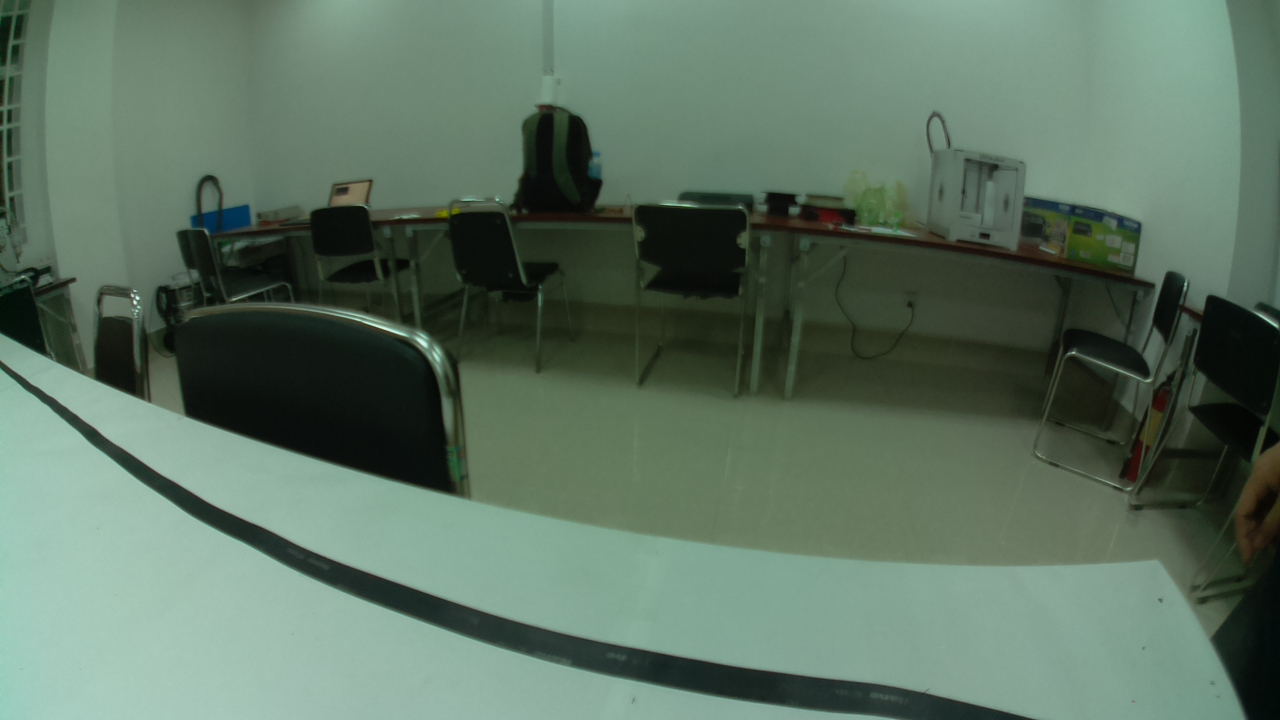
#> input picture TestingImage/Image3.jpg, 1280 x 720 px
$ jupyter execute --allow-errors DemonOnEdgeFinderV4.ipynb   (shell and % lines are left out)
#> lines starting #> are read from the running program, lines starting #| are printed output that depends on the picture
### ImageFrame.py
import numpy as np
import pickle as pk
import math

class Frame:
    """get the coordinate to the lines based on the angle, width and hight provided
    """
    def __init__(self, width, height, angle):
            self.width = width
            self.height = height
            self.angle = angle
            try:
                #if there is a file for that frame, then we don't need to calculate the frame again
                self.fline = self.deSerialize().fline
            except:
                #if file is not found (That what the exception are for), then we calculate using get_frame_coordinate method for the angle
                print('Calculating Frame ...')
                self.fline = {}
                i = 1
                while angle*i < 50: #maximum value of angle
                    tempRight,tempLeft = self.get_frame_coordinate(width=self.width,h=self.height,theta=angle*i)
                    self.fline[str(2*i-1)] = tempRight #saving the temp right to 1,3,5,7 ...
                    self.fline[str(2*i)] = tempLeft    #saving the temp left to  2,4,6,8 ...
                    i = i+1
                self.serialize()
                print('Done!')

    def get_frame_coordinate(self,width,h,theta):
        height = int(h/2) #using the height/2 to mask the top half of the image
        print('angle = '+str(theta)+', width='+str(width)+', height'+str(height))
        tan = math.tan(math.radians(theta))         #calcuate the tan value of that angle
        lr = np.zeros([int(width/2),2])
        lr[0]=[int(width/2)-1,h-1]  #init the first point of the right line ex (640/2) and (720-1)
        ll = np.zeros([int(width/2),2])
        ll[0] =[int(width/2)-1,h-1]   #init the first point of the left line ex same as above

        for iter in range(1,int(width/2)):      #looping the horizontal axis starting from 1
            for jter in range(1,height):        #looping the vertical axis starting from 1
                test = np.abs([tan-jter/iter])  #calculte the error between tangen and the actual value
                if test[0]<0.01:                #if the error is small push that values of right line and left line
                    lr[iter] = [int(width/2+iter-1),int(h/2+height-jter+1-1)]
                    ll[iter] = [int(width/2-iter-1),int(h/2+height-jter+1-1)]
                    break
                elif jter==height-1:                           #else the last value will be used
                    if lr[iter-1][1] > h/2+2:
                        lr[iter] = [int(width/2+iter-1),lr[iter-1][1]]
                        ll[iter] = [int(width/2-iter-1),ll[iter-1][1]]
                    break

        return lr,ll


   # this function is use the get data from the image and return data masked by the frame
   # for function with numba jit, this function is depricated.
    # [8 lines left out: function get_data, not called in this run]


    #save lines_frame to Pkl as 'frame.pkl'
    def serialize(self):
        with open(('Frame/'+str(self.width)+'x'+str(self.height)+'_'+str(self.angle)+'frame.pkl'), 'wb') as f:
            pk.dump(self, f)

    def deSerialize(self):
        with open(('Frame/'+str(self.width)+'x'+str(self.height)+'_'+str(self.angle)+'frame.pkl'), 'rb') as f:
            print('load CVS file successfully')
            return pk.load(f)


### DemonOnEdgeFinderV4.ipynb
[cell 1]
import numpy as np
from PIL import Image
from ImageFrame import Frame
from EdgeFinderV4 import BoundaryDetector as BD2
import timeit
import cv2 as cv
import matplotlib.pylab as plt
from concurrent.futures import ThreadPoolExecutor

[cell 2]
img = np.array(Image.open("TestingImage/Image3.jpg"))
#> img is the input picture: shape (720, 1280, 3); mean R, G, B 92.7, 114.5, 97.9
img1 =Image.open("TestingImage/Image3.jpg")
frame1 = Frame(1280,720,10)

[cell 3]
kernal = np.array([-1,-1,0,1,1])
steps = 0
T_hold = 21
point =np.empty([0])
def sim_many_img(i):
#> called with i = 0
    img = np.array(Image.open("TestingImage/Image"+str(i)+".jpg"))
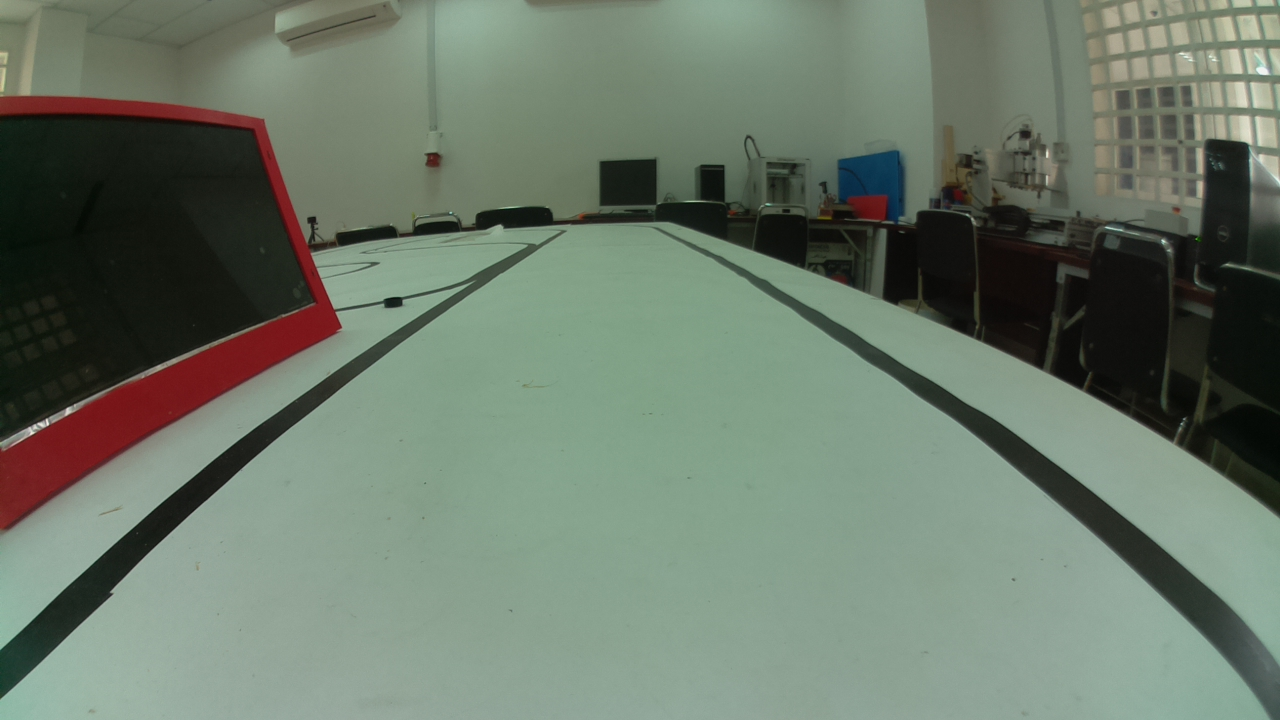
#> input picture TestingImage/Image0.jpg, 1280 x 720 px
#> img is the input picture: shape (720, 1280, 3); mean R, G, B 107.5, 120.9, 105.9
    t1=timeit.default_timer()
    _ = BD2(img,kernal,frame1,steps,T_hold)
    t2=timeit.default_timer()
    print(f'runtime image#{i} = {t2-t1}')

[cell 4]
from concurrent.futures import ThreadPoolExecutor
with ThreadPoolExecutor(8) as ex:
    ex.map(sim_many_img,range(100))
#> call 2 of sim_many_img, with i = 1
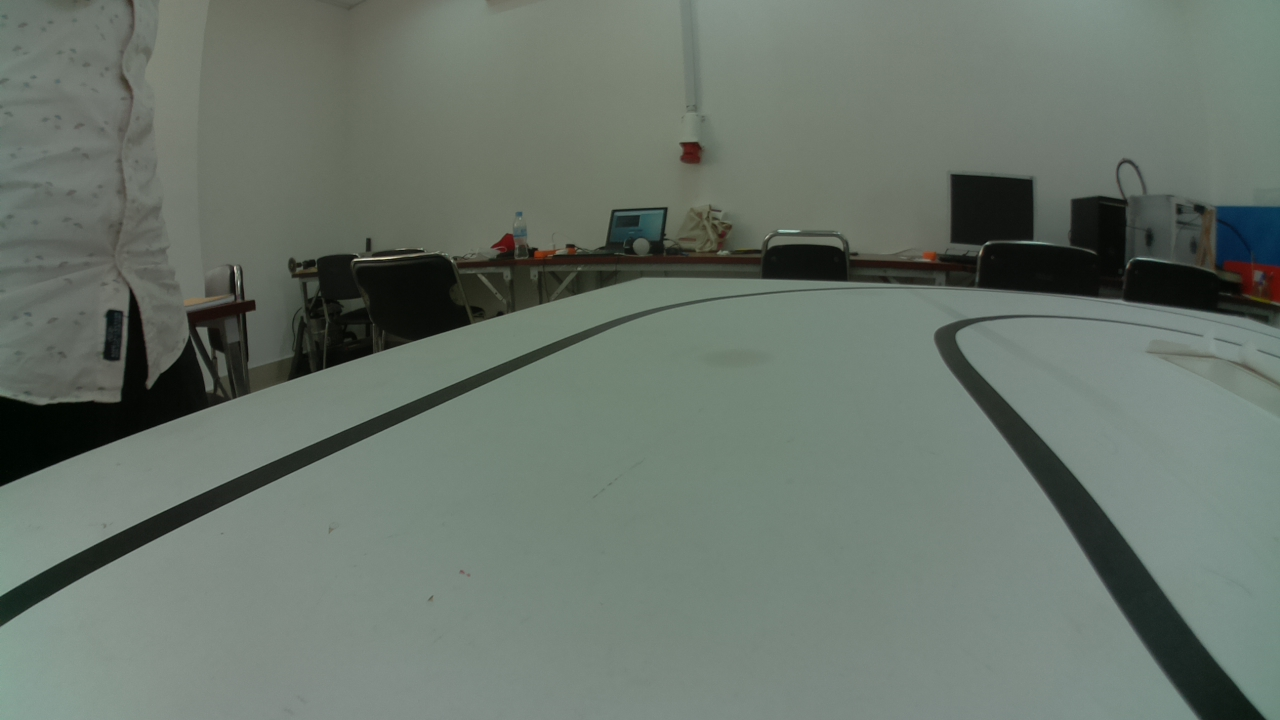
#> input picture TestingImage/Image1.jpg, 1280 x 720 px
#> in sim_many_img, img is the input picture: shape (720, 1280, 3); mean R, G, B 105.1, 116.1, 106.5
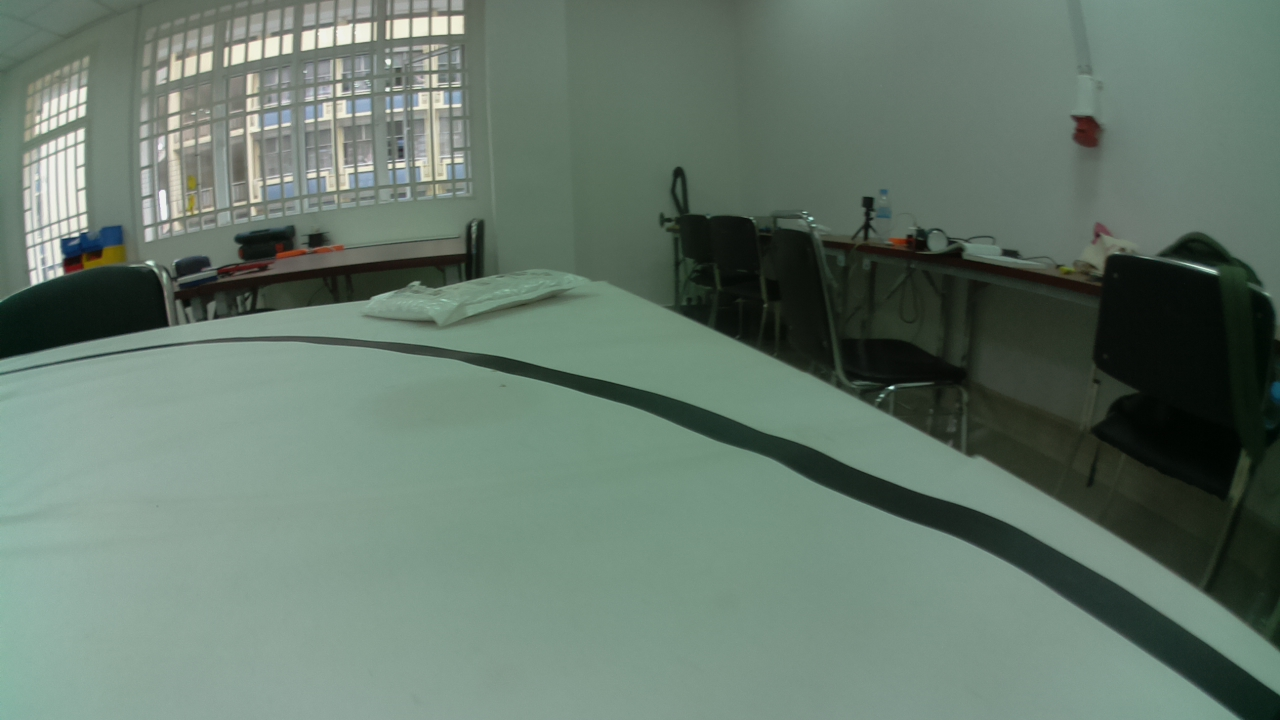
#> input picture TestingImage/Image10.jpg, 1280 x 720 px
#> in sim_many_img, img is the input picture: shape (720, 1280, 3); mean R, G, B 101.8, 120.4, 107.9

[cell 5]
m1_time = np.empty([0,0])
m2_time = np.empty([0,0])
m3_time = np.empty([0,0])

kernal = np.array([-1,-1,0,1,1])
steps = 0
T_hold = 75
ddepth = cv.CV_16S

#> (the rest of this cell did not finish here and is left out)
